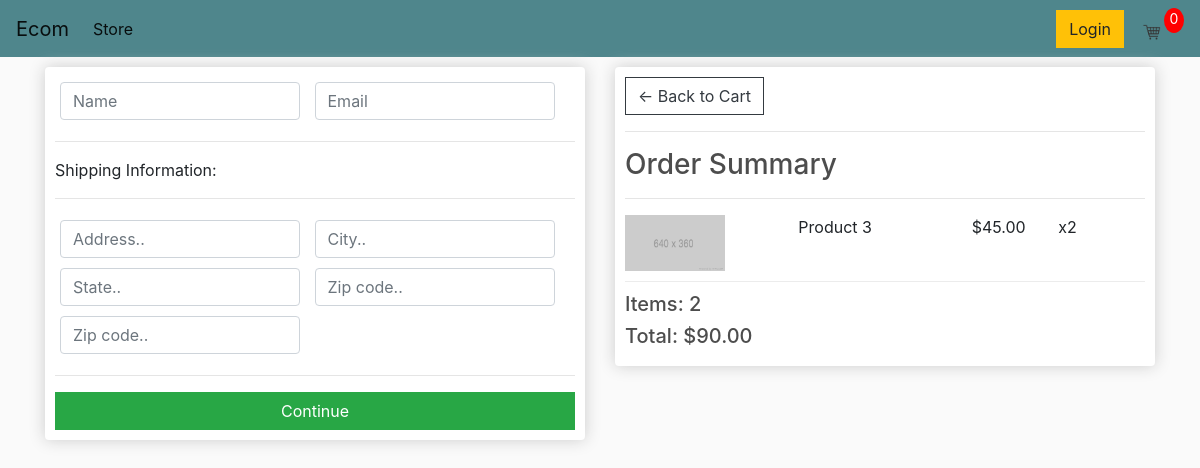
Screenshot of /checkout/ (signed in) with the database file from the repository.
### ecom/models.py (models this page shows, shortened)
class OrderItem(models.Model):
    product = models.ForeignKey(Product, on_delete=models.SET_NULL, blank=True, null=True)
    order = models.ForeignKey(Order, on_delete=models.SET_NULL, blank=True, null=True)
    quantity = models.IntegerField(default=0, null=True, blank=True)
    date_added = models.DateTimeField(auto_now_add=True)
    @property
    def getTotal(self):
        return self.product.price * self.quantity

class Product(models.Model):
    name = models.CharField(max_length=200, null=True)
    price = models.FloatField()
    digital = models.BooleanField(default=False, null=True, blank=False)
    image = models.ImageField(null=True, blank=True)
    @property
    def imageURL(self):
        try:
            url = self.image.url
        except:
            url = ""
        return url

class Order(models.Model):
    customer = models.ForeignKey(Customer, on_delete=models.SET_NULL, blank=True, null=True)
    date_ordered = models.DateTimeField(auto_now_add=True)
    complete = models.BooleanField(default=False, null=True, blank=False)
    transaction_id = models.CharField(max_length=200, null=True)
    @property
    def get_cart_total(self):
        orderItems = self.orderitem_set.all()
        total = sum([item.getTotal for item in orderItems])
        return total
    @property
    def get_cart_items(self):
        orderItems = self.orderitem_set.all()
        total = sum([item.quantity for item in orderItems])
        return total

### ecom/views.py (the view)
# urls.py: path("checkout/", views.checkout, name="checkout"),
def checkout(request):
    if request.user.is_authenticated:
        customer = request.user.customer
        order, created = Order.objects.get_or_create(customer=customer, complete=False)
        items = order.orderitem_set.all()
    else:
        items = []
        order = {"get_cart_items": 0, "get_cart_total": 0}
    return render(request, "checkout.html", context={"items": items, "order": order})

### ecom/templates/store/checkout.html (shortened to what this page needs)
{% extends "main.html" %}
<!-- {% load static %}
{% block content %}
    <div class="row">
        <div class="col-lg-6">
            <div class="box-element" id="form-wrapper">
                <form action="#" id="form">
                    <div id="user-info">
                        <div class="form-field">
                            <input type="text" class="form-control" placeholder="Name" name="name" required />
                        </div>
                        <div class="form-field">
                            <input type="email" class="form-control" placeholder="Email" name="email" required />
                        </div>
                    </div>
                    <div id="shipping-info">
                        <hr>
						<p>Shipping Information:</p>
						<hr>
						<div class="form-field">
							<input class="form-control" type="text" name="address" placeholder="Address..">
						</div>
						<div class="form-field">
							<input class="form-control" type="text" name="city" placeholder="City..">
						</div>
						<div class="form-field">
							<input class="form-control" type="text" name="state" placeholder="State..">
						</div>
						<div class="form-field">
							<input class="form-control" type="text" name="zipcode" placeholder="Zip code..">
						</div>
						<div class="form-field">
							<input class="form-control" type="text" name="country" placeholder="Zip code..">
						</div>
                    </div>
                    <hr>
                    <input type="submit" value="Continue" id="form-button" class="btn btn-success btn-block">
                </form>
            </div>
            <br>
        </div>
        <div class="col-lg-6">
            <div class="box-element">
                <a href="{% url 'cart'%}" class="btn btn-outline-dark">&#x2190; Back to Cart</a>
                <hr>
                <h3>Order Summary</h3>
                <hr>
                {% for item in items %}
                    <div class="cart-row">
                        <div style="flex:2"><img src="{{ item.product.imageURL }}" alt="Product" class="row-image"></div>
                        <div style="flex:2"><p>{{item.product.name}}</p></div>
                        <div style="flex:1"><p>${{item.product.price|floatformat:2}}</p></div>
                        <div style="flex:1"><p>x{{item.quantity}}</p></div>
                    </div>
                {% endfor %}
                <h5>Items: {{order.get_cart_items}}</h5>
                <h5>Total: ${{order.get_cart_total|floatformat:2}}</h5>
            </div>
        </div>
    </div>
{% endblock %}

### static/css/main.css (style rules this page uses)
body { background-color: hsl(0, 0%, 98%); }
h1,h2,h3,h4,h5,h6 { color:hsl(0, 0%, 30%); }
.box-element { box-shadow:hsl(0, 0%, 80%) 0 0 16px; background-color: #fff; border-radius: 4px; padding: 10px; }
.col-lg-4, .col-lg-6, .col-lg-8, .col-lg-12 { margin-top: 10px; }
.btn { border-radius: 0; }
.row-image { width: 100px; }
.form-field { width:250px; display: inline-block; padding: 5px; }
.cart-row { display: flex; align-items: flex-stretch; padding-bottom: 10px; margin-bottom: 10px; border-bottom: 1px solid #ececec; }

### rows the page displays
OrderItem: product.imageURL (placeholder picture), product.name "Product 3", product.price "45.00", quantity "2"
Order: get_cart_items "2", get_cart_total "90.00"
